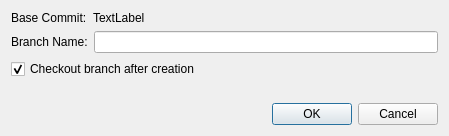
<?xml version="1.0" encoding="UTF-8"?>
<ui version="4.0">
 <class>BranchCommitDialog</class>
 <widget class="QDialog" name="BranchCommitDialog">
  <property name="geometry">
   <rect>
    <x>0</x>
    <y>0</y>
    <width>449</width>
    <height>136</height>
   </rect>
  </property>
  <property name="sizePolicy">
   <sizepolicy hsizetype="Preferred" vsizetype="Preferred">
    <horstretch>0</horstretch>
    <verstretch>0</verstretch>
   </sizepolicy>
  </property>
  <property name="windowTitle">
   <string>New Branch</string>
  </property>
  <layout class="QVBoxLayout" name="verticalLayout">
   <item>
    <layout class="QHBoxLayout" name="horizontalLayout" stretch="0,1">
     <item>
      <widget class="QLabel" name="label_2">
       <property name="text">
        <string>Base Commit:</string>
       </property>
       <property name="alignment">
        <set>Qt::AlignLeading|Qt::AlignLeft|Qt::AlignTop</set>
       </property>
      </widget>
     </item>
     <item>
      <widget class="QLabel" name="commitLabel">
       <property name="sizePolicy">
        <sizepolicy hsizetype="Preferred" vsizetype="Minimum">
         <horstretch>0</horstretch>
         <verstretch>0</verstretch>
        </sizepolicy>
       </property>
       <property name="text">
        <string>TextLabel</string>
       </property>
       <property name="wordWrap">
        <bool>true</bool>
       </property>
      </widget>
     </item>
    </layout>
   </item>
   <item>
    <layout class="QHBoxLayout" name="horizontalLayout_2">
     <item>
      <widget class="QLabel" name="label_3">
       <property name="text">
        <string>Branch Name:</string>
       </property>
      </widget>
     </item>
     <item>
      <widget class="QLineEdit" name="branchNameEdit"/>
     </item>
    </layout>
   </item>
   <item>
    <widget class="QCheckBox" name="checkoutBox">
     <property name="text">
      <string>Checkout branch after creation</string>
     </property>
     <property name="checked">
      <bool>true</bool>
     </property>
    </widget>
   </item>
   <item>
    <spacer name="verticalSpacer">
     <property name="orientation">
      <enum>Qt::Vertical</enum>
     </property>
     <property name="sizeHint" stdset="0">
      <size>
       <width>20</width>
       <height>40</height>
      </size>
     </property>
    </spacer>
   </item>
   <item>
    <widget class="QDialogButtonBox" name="buttonBox">
     <property name="orientation">
      <enum>Qt::Horizontal</enum>
     </property>
     <property name="standardButtons">
      <set>QDialogButtonBox::Cancel|QDialogButtonBox::Ok</set>
     </property>
    </widget>
   </item>
  </layout>
 </widget>
 <resources/>
 <connections>
  <connection>
   <sender>buttonBox</sender>
   <signal>accepted()</signal>
   <receiver>BranchCommitDialog</receiver>
   <slot>accept()</slot>
   <hints>
    <hint type="sourcelabel">
     <x>248</x>
     <y>254</y>
    </hint>
    <hint type="destinationlabel">
     <x>157</x>
     <y>274</y>
    </hint>
   </hints>
  </connection>
  <connection>
   <sender>buttonBox</sender>
   <signal>rejected()</signal>
   <receiver>BranchCommitDialog</receiver>
   <slot>reject()</slot>
   <hints>
    <hint type="sourcelabel">
     <x>316</x>
     <y>260</y>
    </hint>
    <hint type="destinationlabel">
     <x>286</x>
     <y>274</y>
    </hint>
   </hints>
  </connection>
 </connections>
</ui>
